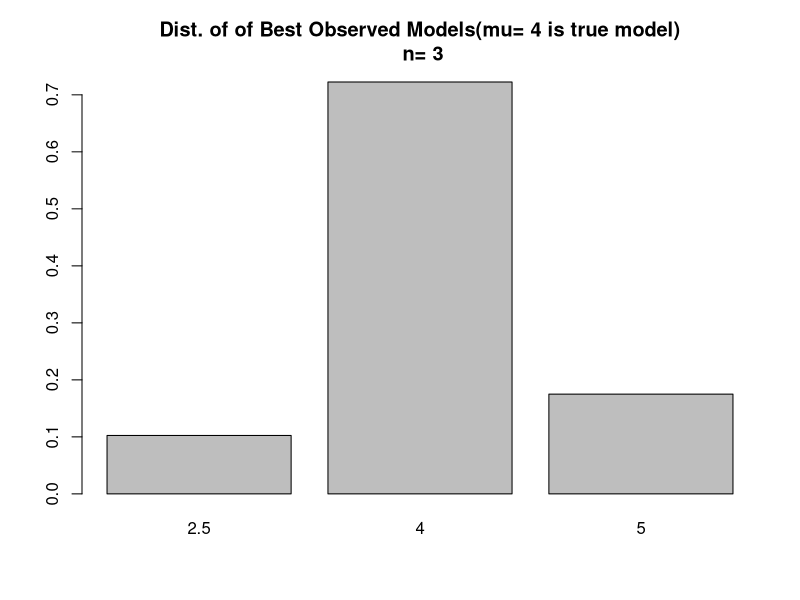
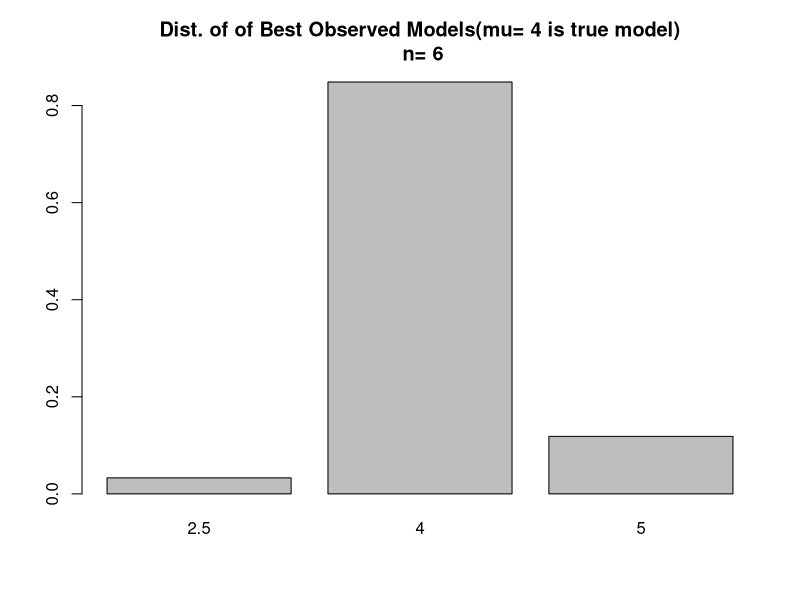
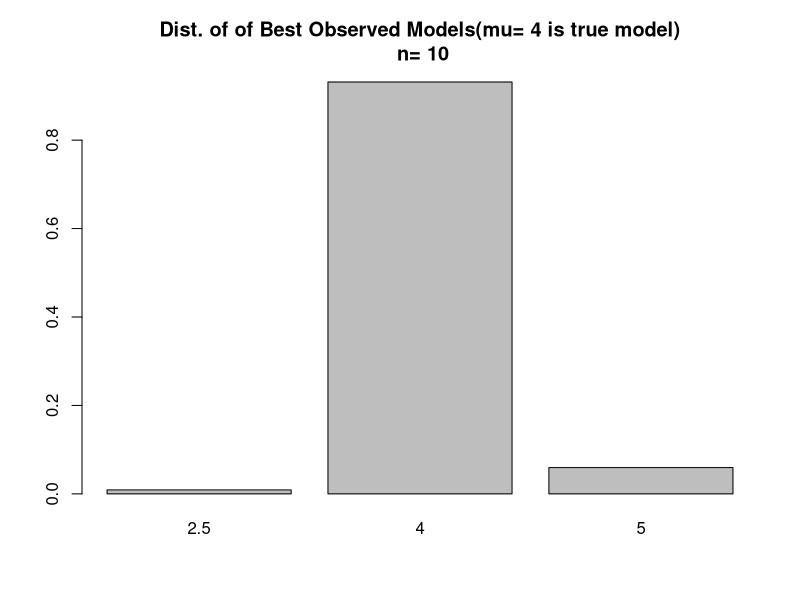
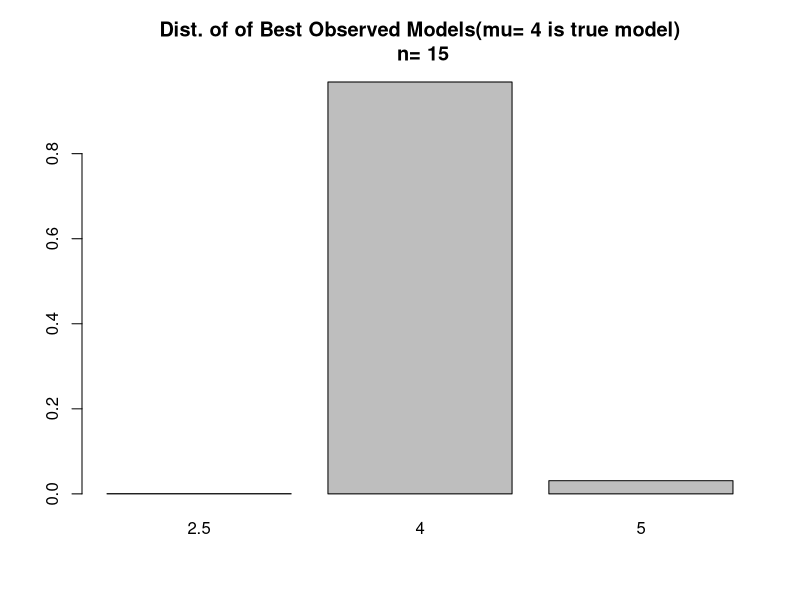
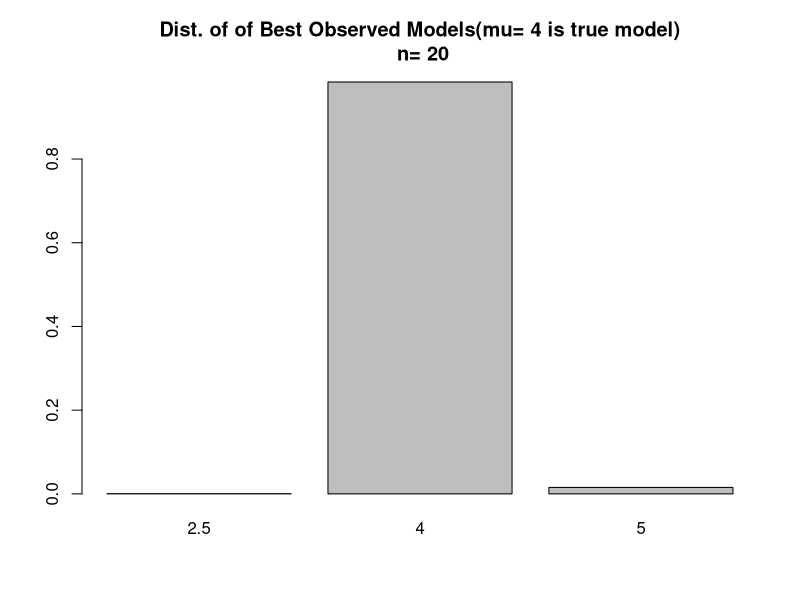
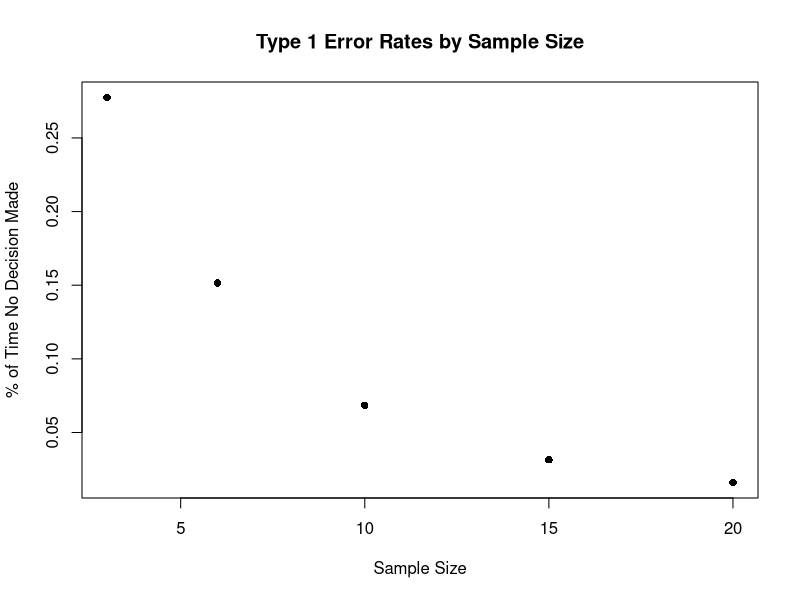
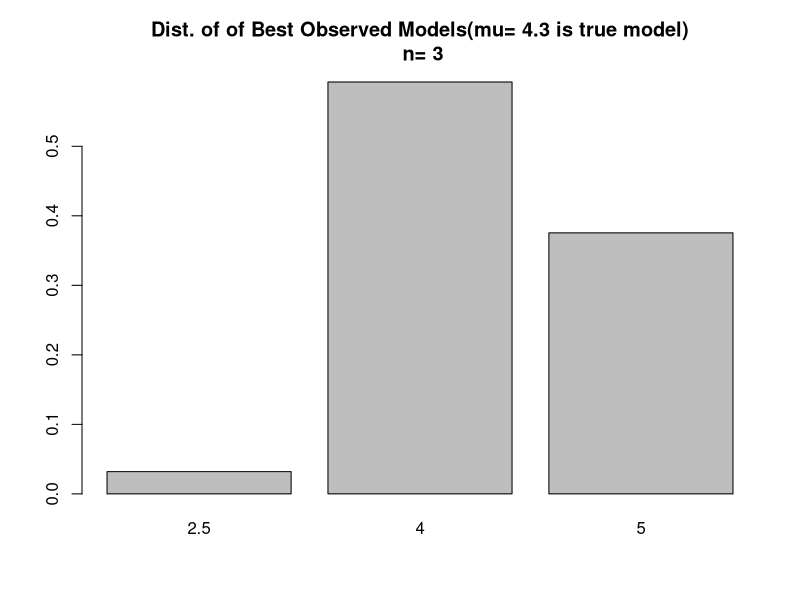
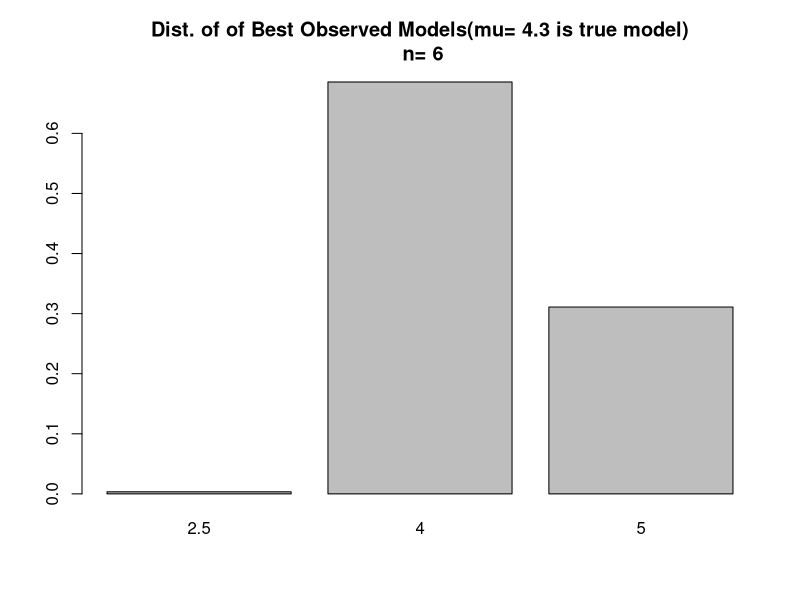

Here is the R script that generated these plots, in order:
#####################################################################
#                       Description
#####################################################################

# This script assesses asymptotic error probabilities for ECIC
# for a model set of three normal distributions with means
# 2.5, 4, and 5 (with known variance=1)
# We simulate 2 scenarios:
# Scenario #1: The true mean is 4 
# Scenario #2: The true mean is 4.3
# The purpose of this simulation study is to hopefully demonstrate that
# both the type 1 error rate (false positive rate) remains less than 
# or equal to a pre-specified value for all selected sample sizes and
# asymptotically approaches zero for both scenario #1 (true model 
# exists in the model set) and scenario #2 (true model does not 
# exist in the model set)
# Note that we will use a simplified version of ECIC since we will
# take the parameters for each model to be fixed and
# thus do not need to undergo MLE estimation and correction as in the
# original algorithm

#####################################################################
#                       Functions
#####################################################################

# compute the log likelihood for a normal distribution with fixed sigma
# LL=-n/2*log(2\pi)-n/2*log(\sigma^2)-1/(2\sigma^2)\sum(x_j-\mu)^2
LLNorm <- function(dat,mu)
{
  # since sigma is fixed, we only need the third term in the LL
  sumOfSq <- sum((dat-mu)^2)
  LL <- -1*sumOfSq
  return(LL)
}

# a general function for computing the DGOF
DGOFGenComp <- function(ICScores)
{
  DGOF <- min(ICScores)-min(ICScores[-which.min(ICScores)])
  return(DGOF)
}

# compute the difference in goodness of fit statistic for the DGOF simulation
# in step 4c of ECIC
DGOFSimComp <- function(ICScores,MbInd)
{
  DGOF <- ICScores[MbInd] - min(ICScores[-MbInd])
  return(DGOF)
}

#####################################################################
#                      Load Packages/Data Generation
#####################################################################

# store parameters for the model set 
M <- c(2.5,4,5)
sig=1
# store the cardinality of the model set
MLen <- length(M)
# Create 2 lists of matrices that hold data generated from
# a normal distribution
# the first list will possess data generated from a normal distribution
# with mu=4 and the second with mu=4.3
# Each element of each list will correspond to different sample sizes (see ns below)
# store the true parameter for scenario #1 and scenario #2
trueMu1 <- 4
trueMu2 <- 4.3
# set different sample sizes
ns <- c(3,6,10,15,20)
# store the cardinality of the sample sizes
nsLen <- length(ns)
# set the number of draws for each sample size
noDraws <- 2000
datList1 <- list()
datList2 <- list()
set.seed(222)
for(i in 1:nsLen)
{
  tempN <- ns[i]
  # simulate for model set 1
  # draw from a normal dist with current n & p
  tempDraws <- rnorm(n=tempN*noDraws,mean=trueMu1,sd=sig)
  # convert vector of draws into a matrix of multiple draws
  tempDraws <- matrix(data=tempDraws,nrow=tempN,ncol=noDraws)
  # store matrix as the draws that are each of sample size tempN
  datList1[[i]] <- tempDraws
  colnames(datList1[[i]]) <- paste("Draw",1:noDraws,sep="")
  # simulate for model set 2
  # draw from a normal dist with current n & p
  tempDraws <- rnorm(n=tempN*noDraws,mean=trueMu2,sd=sig)
  # convert vector of draws into a matrix of multiple draws
  tempDraws <- matrix(data=tempDraws,nrow=tempN,ncol=noDraws)
  # store matrix as the draws that are each of sample size tempN 
  datList2[[i]] <- tempDraws
  colnames(datList2[[i]]) <- paste("Draw",1:noDraws,sep="")
}
# set names for datLists
names(datList1) <- paste("True mu=",trueMu1,",n=",ns,sep="")
names(datList2) <- paste("True mu=",trueMu2,",n=",ns,sep="")

#####################################################################
#                      Run Study for Scenario 1
#####################################################################

# ECIC step #1
# compute the IC under each model in the model set for each sample size
ICComps <- list()
for(i in 1:nsLen)
{
  # MLenXnoDraws matrix holding the IC value for the 3 models for each draw
  tempMat <- matrix(NA,nrow=MLen,ncol=noDraws)
  for(j in 1:MLen)
  {
    tempICs <- -1*apply(X=datList1[[i]],MARGIN=2,FUN=function(x) LLNorm(x,mu=M[j]))
    tempMat[j,] <- tempICs
  }
  ICComps[[i]] <- tempMat
  # columns are draws and rows are the IC evaluated under different parameter values
  rownames(ICComps[[i]]) <- paste("IC Under mu=",M,sep="")
  colnames(ICComps[[i]]) <- paste("Draw",1:noDraws,sep="")
}
names(ICComps) <- paste("True mu=",trueMu1,",Draws of n=",ns,sep="")

# ECIC step #2
# apply which.min(x) across each column of each matrix in the ICComps list 
# to determine the observed best models
# note 1 corresponds to mu=0.5, 2 to mu=0.65, and 3 to 0.75
# list of length nsLen of 3XnoDraws vectors in each element that holds the lowest 
# IC score for each draw of each sample size
MbList <- list()
for(i in 1:nsLen)
{
  MbList[[i]] <- apply(X=ICComps[[i]],MARGIN=2,FUN=function(x) M[which.min(x)])
}
names(MbList) <- paste("Draws of n=",ns,",Mbs",sep="")

# make barplots for the percentage of the time each model was chosen as best for each sample size
for(i in 1:nsLen)
{
  # get the frequencies of models selected as best
  tempTable <- table(MbList[[i]])
  barplot(tempTable/noDraws,main=paste("Dist. of of Best Observed Models(mu=",trueMu1,"is true model)\n n=",ns[i]))
}

# list to store the observed best DGOF for each draw of each sample size
obsDGOFs <- list() 
# ECIC step #3
# compute the observed DGOFs
for(i in 1:nsLen)
{
  # compute the observed DGOFs for each draw of each sample size
  obsDGOFs[[i]] <- apply(X=ICComps[[i]],MARGIN=2,FUN=function(x) DGOFGenComp(x))
}
names(obsDGOFs) <- paste("Draws of n=",ns,",Observed DGOFs",sep="")

# sample size for estimating the probability of choosing the observed best model under the assumption an
# alternative model is true
N1 <- 2000
# sample size for simulating the DGOF distribution under the assumption that an alternative model is true
N2 <- 4000
# pre-specified type-1 error rate
alpha <- 0.05

# compute data from simulated models in ECIC step #4 in 
# advance to ease computational burden
# simDat1List holds the datasets to estimate \hat{\pi_i}=P_i(g(F)=M_b)
# simDat2List holds the datasets to estimate the DGOF distributions \Delta f_i
simDat1List <- list()
simDat2List <- list()
# initialize the above lists' elements as lists
for(i in 1:nsLen)
{
  simDat1List[[i]] <- list()
  simDat2List[[i]] <- list()
}

set.seed(19)
# simulate data for each sample size and probability in the model set
for(i in 1:nsLen) # i indexes sample sizes,
{
  tempN <- ns[i]
  for(j in 1:MLen) #  j indexes the assumed true probability
  {
    simDat1List[[i]][[j]] <- rnorm(n=tempN*N1,mean=M[j],sd=sig)
    simDat1List[[i]][[j]] <- matrix(data=simDat1List[[i]][[j]],nrow=tempN,ncol=N1)
    colnames(simDat1List[[i]][[j]]) <- paste("Draw",1:N1,sep="")
    simDat2List[[i]][[j]] <- rnorm(n=tempN*N2,mean=M[j],sd=sig)
    simDat2List[[i]][[j]] <- matrix(data=simDat2List[[i]][[j]],nrow=tempN,ncol=N2)
    colnames(simDat2List[[i]][[j]]) <- paste("Draw",1:N2,sep="")
  }
  names(simDat1List[[i]]) <- paste("True mu=",M,sep="")
  names(simDat2List[[i]]) <- paste("True mu=",M,sep="")
}
names(simDat1List) <- paste("Draws of n=",ns)
names(simDat2List) <- paste("Draws of n=",ns)

# each element in these lists will hold matrices of the -LL's under the 
# probabilities in the model sets for all draws of each sample size and 
# generating probability
ICsSimDat1 <- list()
ICsSimDat2 <- list()
# initialize the above lists' elements as lists 
for(i in 1:nsLen)
{
  ICsSimDat1[[i]] <- list()
  ICsSimDat2[[i]] <- list()
}

for(i in 1:nsLen) # i indexes sample sizes
{
  tempN <- ns[i]
  for(j in 1:MLen) # j indexes the assumed true probability 
  {
    # MLenXN1 matrix to store -LL's 
    tempMat1 <- matrix(NA,nrow=MLen,ncol=N1)
    colnames(tempMat1) <- paste("Draw",1:N1,sep="")
    # MLenXN2 matrix to store -LL's 
    tempMat2 <- matrix(NA,nrow=MLen,ncol=N2)
    colnames(tempMat2) <- paste("Draw",1:N2,sep="")
    tempDraws1 <- simDat1List[[i]][[j]] 
    tempDraws2 <- simDat2List[[i]][[j]] 
    for(k in 1:MLen) # compute -LL's under different parameters in the model set
    {
      tempICs1 <- -1*apply(X=tempDraws1,MARGIN=2,FUN=function(x) LLNorm(x,mu=M[k]))
      tempICs2 <- -1*apply(X=tempDraws2,MARGIN=2,FUN=function(x) LLNorm(x,mu=M[k]))
      tempMat1[k,] <- tempICs1
      tempMat2[k,] <- tempICs2
    }
    ICsSimDat1[[i]][[j]] <- tempMat1
    ICsSimDat2[[i]][[j]] <- tempMat2
    rownames(ICsSimDat1[[i]][[j]]) <- paste("-LL Under mu=",M,sep="")
    rownames(ICsSimDat2[[i]][[j]]) <- paste("-LL Under mu=",M,sep="")
  }
  names(ICsSimDat1[[i]]) <- paste("True mu=",M,sep="")
  names(ICsSimDat2[[i]]) <- paste("True mu=",M,sep="")
}
names(ICsSimDat1) <- paste("Draws of n=",ns,sep="")
names(ICsSimDat2) <- paste("Draws of n=",ns,sep="")

# determine the model with the minimum IC for each set of draws
minICList <- list()
for(i in 1:nsLen)
{
  minICList[[i]] <- list()
}

for(i in 1:nsLen) # i indexes sample size
{
  for(j in 1:MLen) # j indexes assumed true parameter
  {
    minICList[[i]][[j]] <- apply(ICsSimDat1[[i]][[j]],MARGIN=2,FUN=function(x) M[which.min(x)])
  }
  names(minICList[[i]]) <- paste("True mu=",M,sep="")
}
names(minICList) <- paste("Draws of n=",ns,sep="")

# create a list of matrices that hold P_i(g(F)=M_b)
piHatList <- list()
for(i in 1:nsLen) # indexes the sample size
{
  tempMat <- matrix(data=NA,nrow=MLen,ncol=MLen)
  rownames(tempMat) <- paste("true mu=",M,sep="")
  colnames(tempMat) <- paste("% of time mu=",M," observed best ",sep="")
  for(j in 1:MLen) # indexes the true generating probability
  {
    for(k in 1:MLen) # indexes the times that the kth prob is selected as best
    {
      tempMat[j,k] <- sum(minICList[[i]][[j]]==k)/N1
    }
  }
  piHatList[[i]] <- tempMat
}
names(piHatList) <- paste("Draws of n=",ns,sep="")

# list to store the quantiles from alpha/P(Mb=M)
tauHatList <- list()
for(i in 1:nsLen)
{
  tauHatList[[i]] <- list()
}

for(i in 1:nsLen)
{
  tempMat <- piHatList[[i]]
  tempMat <- alpha/tempMat
  # if alpha/pi_hat >1, adjusted the value down to 1
  tempMat[tempMat>1] <- 1
  colnames(tempMat) <- paste("tauth percentile using (mu=",M," observed best) ",sep="")
  tauHatList[[i]] <- tempMat
}
names(tauHatList) <- paste("Draws of n=",ns,sep="")

# compute the DGOF distributions as in step 4c) of ECIC
DGOFList <- list()
for(i in 1:nsLen)
{
  DGOFList[[i]] <- list()
}

for(i in 1:nsLen) # index the sample size
{
  for(j in 1:MLen) # index the true generating probability 
  {
    tempDat <- ICsSimDat2[[i]][[j]]
    # matrix to store the DGOF distributions under the assumption that model k is
    # the observed best index
    tempMat <- matrix(NA,nrow=MLen,ncol=N2)
    colnames(tempMat) <- paste("Draw",1:N2,sep="")
    for(k in 1:MLen) #index the model assumed to be best
    {
      tempDGOFs <- apply(tempDat,MARGIN=2,FUN=function(x) DGOFSimComp(x,MbInd=k))
      tempMat[k,] <- tempDGOFs # store row as DGOF distribution
    }
    DGOFList[[i]][[j]] <- tempMat
    rownames(DGOFList[[i]][[j]]) <- paste("DGOFs,M_b=",M,sep="")
  }
  names(DGOFList[[i]]) <- paste("True mu=",M,sep="")
}
names(DGOFList) <- paste("Draws of n=",ns,sep="")

# ECIC steps #4 and #5
# go through each of the alternative models, assume they are true, and compute quantiles
# i indexes sample size, j indexes models in the alternative set, and k indexes models in the full set
# list to store accept or reject decisions by sample size
aorRList <- list()
# list to store the decision thresholds
thresholds <- list()

for(i in 1:nsLen) # index sample size
{
  tempAorRVec <- rep(NA,noDraws)
  tempMatrix <- matrix(NA,nrow=noDraws,ncol=MLen-1) 
  for(j in 1:noDraws) #go through each draw for each sample size and perform ECIC
  {
    # identify the observed best model
    tempMbInd <- which(M==MbList[[i]][j])
    # identify the observed DGOF
    tempObsDGOF <- obsDGOFs[[i]][j]
    # identify the alternative models
    altModels <- M[-tempMbInd]
    tempDGOFQuantiles <- rep(NA,MLen-1)
    for(k in 1:(MLen-1)) # assume k is index for the true model
    {
      # now just retrieve the quantile and DGOF distribution
      # to compare it to the observed DGOF
      curAltModel <- altModels[k]
      curAltModelInd <- which(M==curAltModel)
      tempTau <- tauHatList[[i]][curAltModelInd,tempMbInd]
      tempDGOFs <- DGOFList[[i]][[curAltModelInd]][tempMbInd,]
      tempDGOFQuantiles[k] <- quantile(tempDGOFs,probs=tempTau)
    }
    tempMatrix[j,] <- tempDGOFQuantiles
    # take the alternative model quantile estimates
    tempFinQuantile <- min(tempDGOFQuantiles)
    # store 1 if observed model is chosen as best and 0 otherwise
    tempAorRVec[j] <- ifelse(test=tempObsDGOF<tempFinQuantile,yes=1,no=0)
  }
  thresholds[[i]] <- tempMatrix
  aorRList[[i]] <- tempAorRVec
  print(i)
}

# assess observed best model with ECIC choice
assessList <- list()
for(i in 1:nsLen)
{
  assessList[[i]] <- rbind(MbList[[i]],aorRList[[i]])
}

# take a look at type 1 error rate
# subset assess list by only when a decision was made i.e. second row = 1
decAssessList <- lapply(assessList,FUN=function(x) x[,x[2,]==1])
# compute type 1 error rate
t1ErrorRates <- sapply(decAssessList,FUN=function(x) sum(x[1,]!=trueMu1)/noDraws)
plot(x=ns,y=t1ErrorRates,main="Type 1 Error Rates by Sample Size",
     xlab="Sample Size",ylab="% of Time No Decision Made",pch=16)

#####################################################################
#                      Run Study for Scenario 2
#####################################################################

# ECIC step #1
# compute the IC under each model in the model set for each sample size
ICComps <- list()
for(i in 1:nsLen)
{
  # MLenXnoDraws matrix holding the IC value for the 3 models for each draw
  tempMat <- matrix(NA,nrow=MLen,ncol=noDraws)
  for(j in 1:MLen)
  {
    tempICs <- -1*apply(X=datList2[[i]],MARGIN=2,FUN=function(x) LLNorm(x,mu=M[j]))
    tempMat[j,] <- tempICs
  }
  ICComps[[i]] <- tempMat
  # columns are draws and rows are the IC evaluated under different parameter values
  rownames(ICComps[[i]]) <- paste("IC Under mu=",M,sep="")
  colnames(ICComps[[i]]) <- paste("Draw",1:noDraws,sep="")
}
names(ICComps) <- paste("True mu=",trueMu2,",Draws of n=",ns,sep="")

# ECIC step #2
# apply which.min(x) across each column of each matrix in the ICComps list 
# to determine the observed best models
# note 1 corresponds to mu=0.5, 2 to mu=0.65, and 3 to 0.75
# list of length nsLen of 3XnoDraws vectors in each element that holds the lowest 
# IC score for each draw of each sample size
MbList <- list()
for(i in 1:nsLen)
{
  MbList[[i]] <- apply(X=ICComps[[i]],MARGIN=2,FUN=function(x) M[which.min(x)])
}
names(MbList) <- paste("Draws of n=",ns,",Mbs",sep="")

# make barplots for the percentage of the time each model was chosen as best for each sample size
for(i in 1:nsLen)
{
  # get the frequencies of models selected as best
  tempTable <- table(MbList[[i]])
  barplot(tempTable/noDraws,main=paste("Dist. of of Best Observed Models(mu=",trueMu2,"is true model)\n n=",ns[i]))
}

# list to store the observed best DGOF for each draw of each sample size
obsDGOFs <- list() 
# ECIC step #3
# compute the observed DGOFs
for(i in 1:nsLen)
{
  # compute the observed DGOFs for each draw of each sample size
  obsDGOFs[[i]] <- apply(X=ICComps[[i]],MARGIN=2,FUN=function(x) DGOFGenComp(x))
}
names(obsDGOFs) <- paste("Draws of n=",ns,",Observed DGOFs",sep="")

# sample size for estimating the probability of choosing the observed best model under the assumption an
# alternative model is true
N1 <- 2000
# sample size for simulating the DGOF distribution under the assumption that an alternative model is true
N2 <- 4000
# pre-specified type-1 error rate
alpha <- 0.05

# compute data from simulated models in ECIC step #4 in 
# advance to ease computational burden
# simDat1List holds the datasets to estimate \hat{\pi_i}=P_i(g(F)=M_b)
# simDat2List holds the datasets to estimate the DGOF distributions \Delta f_i
simDat1List <- list()
simDat2List <- list()
# initialize the above lists' elements as lists
for(i in 1:nsLen)
{
  simDat1List[[i]] <- list()
  simDat2List[[i]] <- list()
}

set.seed(19)
# simulate data for each sample size and probability in the model set
for(i in 1:nsLen) # i indexes sample sizes,
{
  tempN <- ns[i]
  for(j in 1:MLen) #  j indexes the assumed true probability
  {
    simDat1List[[i]][[j]] <- rnorm(n=tempN*N1,mean=M[j],sd=sig)
    simDat1List[[i]][[j]] <- matrix(data=simDat1List[[i]][[j]],nrow=tempN,ncol=N1)
    colnames(simDat1List[[i]][[j]]) <- paste("Draw",1:N1,sep="")
    simDat2List[[i]][[j]] <- rnorm(n=tempN*N2,mean=M[j],sd=sig)
    simDat2List[[i]][[j]] <- matrix(data=simDat2List[[i]][[j]],nrow=tempN,ncol=N2)
    colnames(simDat2List[[i]][[j]]) <- paste("Draw",1:N2,sep="")
  }
  names(simDat1List[[i]]) <- paste("True mu=",M,sep="")
  names(simDat2List[[i]]) <- paste("True mu=",M,sep="")
}
names(simDat1List) <- paste("Draws of n=",ns)
names(simDat2List) <- paste("Draws of n=",ns)

# each element in these lists will hold matrices of the -LL's under the 
# probabilities in the model sets for all draws of each sample size and 
# generating probability
ICsSimDat1 <- list()
ICsSimDat2 <- list()
# initialize the above lists' elements as lists 
for(i in 1:nsLen)
{
  ICsSimDat1[[i]] <- list()
  ICsSimDat2[[i]] <- list()
}

for(i in 1:nsLen) # i indexes sample sizes
{
  tempN <- ns[i]
  for(j in 1:MLen) # j indexes the assumed true probability 
  {
    # MLenXN1 matrix to store -LL's 
    tempMat1 <- matrix(NA,nrow=MLen,ncol=N1)
    colnames(tempMat1) <- paste("Draw",1:N1,sep="")
    # MLenXN2 matrix to store -LL's 
    tempMat2 <- matrix(NA,nrow=MLen,ncol=N2)
    colnames(tempMat2) <- paste("Draw",1:N2,sep="")
    tempDraws1 <- simDat1List[[i]][[j]] 
    tempDraws2 <- simDat2List[[i]][[j]] 
    for(k in 1:MLen) # compute -LL's under different parameters in the model set
    {
      tempICs1 <- -1*apply(X=tempDraws1,MARGIN=2,FUN=function(x) LLNorm(x,mu=M[k]))
      tempICs2 <- -1*apply(X=tempDraws2,MARGIN=2,FUN=function(x) LLNorm(x,mu=M[k]))
      tempMat1[k,] <- tempICs1
      tempMat2[k,] <- tempICs2
    }
    ICsSimDat1[[i]][[j]] <- tempMat1
    ICsSimDat2[[i]][[j]] <- tempMat2
    rownames(ICsSimDat1[[i]][[j]]) <- paste("-LL Under mu=",M,sep="")
    rownames(ICsSimDat2[[i]][[j]]) <- paste("-LL Under mu=",M,sep="")
  }
  names(ICsSimDat1[[i]]) <- paste("True mu=",M,sep="")
  names(ICsSimDat2[[i]]) <- paste("True mu=",M,sep="")
}
names(ICsSimDat1) <- paste("Draws of n=",ns,sep="")
names(ICsSimDat2) <- paste("Draws of n=",ns,sep="")

# determine the model with the minimum IC for each set of draws
minICList <- list()
for(i in 1:nsLen)
{
  minICList[[i]] <- list()
}

for(i in 1:nsLen) # i indexes sample size
{
  for(j in 1:MLen) # j indexes assumed true parameter
  {
    minICList[[i]][[j]] <- apply(ICsSimDat1[[i]][[j]],MARGIN=2,FUN=function(x) M[which.min(x)])
  }
  names(minICList[[i]]) <- paste("True mu=",M,sep="")
}
names(minICList) <- paste("Draws of n=",ns,sep="")

# create a list of matrices that hold P_i(g(F)=M_b)
piHatList <- list()
for(i in 1:nsLen) # indexes the sample size
{
  tempMat <- matrix(data=NA,nrow=MLen,ncol=MLen)
  rownames(tempMat) <- paste("true mu=",M,sep="")
  colnames(tempMat) <- paste("% of time mu=",M," observed best ",sep="")
  for(j in 1:MLen) # indexes the true generating probability
  {
    for(k in 1:MLen) # indexes the times that the kth prob is selected as best
    {
      tempMat[j,k] <- sum(minICList[[i]][[j]]==k)/N1
    }
  }
  piHatList[[i]] <- tempMat
}
names(piHatList) <- paste("Draws of n=",ns,sep="")

# list to store the quantiles from alpha/P(Mb=M)
tauHatList <- list()
for(i in 1:nsLen)
{
  tauHatList[[i]] <- list()
}

for(i in 1:nsLen)
{
  tempMat <- piHatList[[i]]
  tempMat <- alpha/tempMat
  # if alpha/pi_hat >1, adjusted the value down to 1
  tempMat[tempMat>1] <- 1
  colnames(tempMat) <- paste("tauth percentile using (mu=",M," observed best) ",sep="")
  tauHatList[[i]] <- tempMat
}
names(tauHatList) <- paste("Draws of n=",ns,sep="")

# compute the DGOF distributions as in step 4c) of ECIC
DGOFList <- list()
for(i in 1:nsLen)
{
  DGOFList[[i]] <- list()
}

for(i in 1:nsLen) # index the sample size
{
  for(j in 1:MLen) # index the true generating probability 
  {
    tempDat <- ICsSimDat2[[i]][[j]]
    # matrix to store the DGOF distributions under the assumption that model k is
    # the observed best index
    tempMat <- matrix(NA,nrow=MLen,ncol=N2)
    colnames(tempMat) <- paste("Draw",1:N2,sep="")
    for(k in 1:MLen) #index the model assumed to be best
    {
      tempDGOFs <- apply(tempDat,MARGIN=2,FUN=function(x) DGOFSimComp(x,MbInd=k))
      tempMat[k,] <- tempDGOFs # store row as DGOF distribution
    }
    DGOFList[[i]][[j]] <- tempMat
    rownames(DGOFList[[i]][[j]]) <- paste("DGOFs,M_b=",M,sep="")
  }
  names(DGOFList[[i]]) <- paste("True mu=",M,sep="")
}
names(DGOFList) <- paste("Draws of n=",ns,sep="")

# ECIC steps #4 and #5
# go through each of the alternative models, assume they are true, and compute quantiles
# i indexes sample size, j indexes models in the alternative set, and k indexes models in the full set
# list to store accept or reject decisions by sample size
aorRList <- list()
# list to store the decision thresholds
thresholds <- list()

for(i in 1:nsLen) # index sample size
{
  tempAorRVec <- rep(NA,noDraws)
  tempMatrix <- matrix(NA,nrow=noDraws,ncol=MLen-1) 
  for(j in 1:noDraws) #go through each draw for each sample size and perform ECIC
  {
    # identify the observed best model
    tempMbInd <- which(M==MbList[[i]][j])
    # identify the observed DGOF
    tempObsDGOF <- obsDGOFs[[i]][j]
    # identify the alternative models
    altModels <- M[-tempMbInd]
    tempDGOFQuantiles <- rep(NA,MLen-1)
    for(k in 1:(MLen-1)) # assume k is index for the true model
    {
      # now just retrieve the quantile and DGOF distribution
      # to compare it to the observed DGOF
      curAltModel <- altModels[k]
      curAltModelInd <- which(M==curAltModel)
      tempTau <- tauHatList[[i]][curAltModelInd,tempMbInd]
      tempDGOFs <- DGOFList[[i]][[curAltModelInd]][tempMbInd,]
      tempDGOFQuantiles[k] <- quantile(tempDGOFs,probs=tempTau)
    }
    tempMatrix[j,] <- tempDGOFQuantiles
    # take the alternative model quantile estimates
    tempFinQuantile <- min(tempDGOFQuantiles)
    # store 1 if observed model is chosen as best and 0 otherwise
    tempAorRVec[j] <- ifelse(test=tempObsDGOF<tempFinQuantile,yes=1,no=0)
  }
  thresholds[[i]] <- tempMatrix
  aorRList[[i]] <- tempAorRVec
  print(i)
}

# assess observed best model with ECIC choice
assessList <- list()
for(i in 1:nsLen)
{
  assessList[[i]] <- rbind(MbList[[i]],aorRList[[i]])
}

# take a look at type 1 error rate
# subset assess list by only when a decision was made i.e. second row = 1
decAssessList <- lapply(assessList,FUN=function(x) x[,x[2,]==1])
# compute type 1 error rate
t1ErrorRates <- sapply(decAssessList,FUN=function(x) sum(x[1,]!=trueMu1)/noDraws)
plot(x=ns,y=t1ErrorRates,main="Type 1 Error Rates by Sample Size",
     xlab="Sample Size",ylab="% of Time No Decision Made",pch=16)